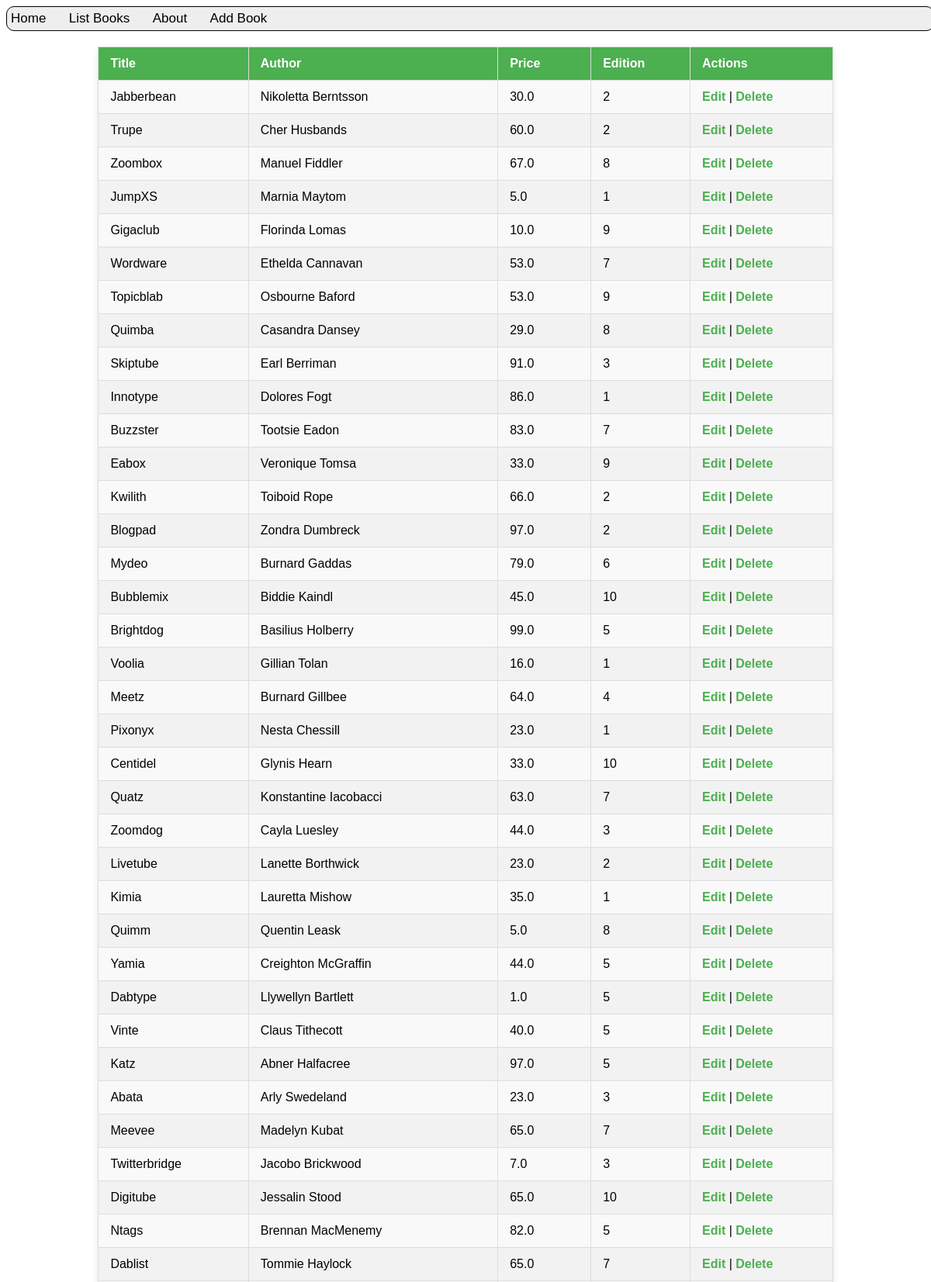
The page /books/simple/query (upper part) on the database its author committed.
### apps/bookmodule/models.py (models this page shows)
class Book(models.Model):
    title = models.CharField(max_length=50)
    author = models.CharField(max_length=50)
    price = models.FloatField(default=0.0)
    edition = models.SmallIntegerField(default=1)

### apps/bookmodule/views.py (the view)
# urls.py: path("simple/query", views.simple_query, name="books.simple_query"),
def simple_query(request):
    mybooks = Book.objects.filter(title__icontains="")  # <- multiple objects
    return render(request, "bookmodule/bookList.html", {"books": mybooks})

### apps/templates/bookmodule/bookList.html (shortened to what this page needs)
{% extends "layouts/base.html" %}
{% load static %}
{% block content %}
<table>
    <thead>
        <tr>
            <th>Title</th>
            <th>Author</th>
            <th>Price</th>
            <th>Edition</th>
            <th>Actions</th>
        </tr>
    </thead>
    <tbody>
        {% for book in books %}
        <tr>
            <td>{{ book.title }}</td>
            <td>{{ book.author }}</td>
            <td>{{ book.price }}</td>
            <td>{{ book.edition }}</td>
            <td>
                <a href="{% url 'books.editBook' book.id %}">Edit</a> |
                <a href="{% url 'books.deleteBook' book.id %}" onclick="return confirm('Are you sure you want to delete this book?')">Delete</a>
            </td>
        </tr>
        {% endfor %}
    </tbody>
</table>
{% endblock content %}

### apps/static/styles.css (style rules this page uses)
body { font-family: Arial, sans-serif; }

### apps/templates/bookmodule/bookList.html (style rules this page uses)
table { width: 80%; margin: 20px auto; border-collapse: collapse; box-shadow: 0px 4px 8px rgba(0, 0, 0, 0.1); background-color: #f9f9f9; }
th, td { padding: 12px 15px; text-align: left; border: 1px solid #ddd; }
th { background-color: #4CAF50; color: white; font-size: 16px; font-weight: bold; }
tr:nth-child(even) { background-color: #f2f2f2; }
td a { text-decoration: none; color: #4CAF50; font-weight: bold; }

### rows shown on the page
Book: title "Jabberbean", author "Nikoletta Berntsson", price "30.0", edition "2"
Book: title "Trupe", author "Cher Husbands", price "60.0", edition "2"
Book: title "Zoombox", author "Manuel Fiddler", price "67.0", edition "8"
Book: title "JumpXS", author "Marnia Maytom", price "5.0", edition "1"
Book: title "Gigaclub", author "Florinda Lomas", price "10.0", edition "9"
Book: title "Wordware", author "Ethelda Cannavan", price "53.0", edition "7"
Book: title "Topicblab", author "Osbourne Baford", price "53.0", edition "9"
Book: title "Quimba", author "Casandra Dansey", price "29.0", edition "8"
Book: title "Skiptube", author "Earl Berriman", price "91.0", edition "3"
Book: title "Innotype", author "Dolores Fogt", price "86.0", edition "1"
Book: title "Buzzster", author "Tootsie Eadon", price "83.0", edition "7"
Book: title "Eabox", author "Veronique Tomsa", price "33.0", edition "9"
Book: title "Kwilith", author "Toiboid Rope", price "66.0", edition "2"
Book: title "Blogpad", author "Zondra Dumbreck", price "97.0", edition "2"
Book: title "Mydeo", author "Burnard Gaddas", price "79.0", edition "6"
Book: title "Bubblemix", author "Biddie Kaindl", price "45.0", edition "10"
Book: title "Brightdog", author "Basilius Holberry", price "99.0", edition "5"
Book: title "Voolia", author "Gillian Tolan", price "16.0", edition "1"
Book: title "Meetz", author "Burnard Gillbee", price "64.0", edition "4"
Book: title "Pixonyx", author "Nesta Chessill", price "23.0", edition "1"
Book: title "Centidel", author "Glynis Hearn", price "33.0", edition "10"
Book: title "Quatz", author "Konstantine Iacobacci", price "63.0", edition "7"
Book: title "Zoomdog", author "Cayla Luesley", price "44.0", edition "3"
Book: title "Livetube", author "Lanette Borthwick", price "23.0", edition "2"
Book: title "Kimia", author "Lauretta Mishow", price "35.0", edition "1"
Book: title "Quimm", author "Quentin Leask", price "5.0", edition "8"
Book: title "Yamia", author "Creighton McGraffin", price "44.0", edition "5"
Book: title "Dabtype", author "Llywellyn Bartlett", price "1.0", edition "5"
Book: title "Vinte", author "Claus Tithecott", price "40.0", edition "5"
Book: title "Katz", author "Abner Halfacree", price "97.0", edition "5"
Book: title "Abata", author "Arly Swedeland", price "23.0", edition "3"
Book: title "Meevee", author "Madelyn Kubat", price "65.0", edition "7"
Book: title "Twitterbridge", author "Jacobo Brickwood", price "7.0", edition "3"
Book: title "Digitube", author "Jessalin Stood", price "65.0", edition "10"
Book: title "Ntags", author "Brennan MacMenemy", price "82.0", edition "5"
Book: title "Dablist", author "Tommie Haylock", price "65.0", edition "7"
